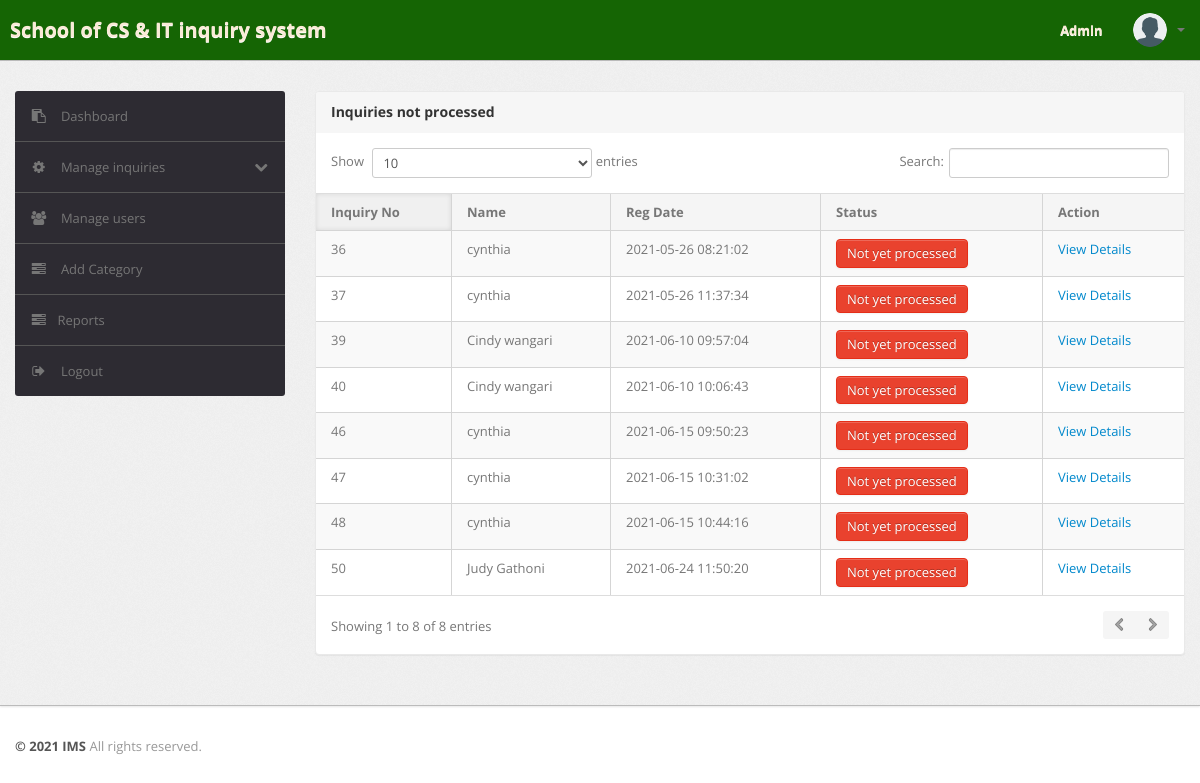
/Admin/notprocess-inquiry.php, run on the app's committed database.
### tables this page shows
CREATE TABLE `inquiries` (
  `inquirynumber` int(11) NOT NULL,
  `userid` int(11) NOT NULL,
  `email` varchar(50) NOT NULL,
  `category` varchar(50) NOT NULL,
  `categoryname` varchar(50) NOT NULL,
  `inquirydetails` varchar(255) NOT NULL,
  `inquiryfile` varchar(255) NOT NULL,
  `regDate` timestamp NOT NULL DEFAULT current_timestamp() ON UPDATE current_timestamp(),
  `status` varchar(50) DEFAULT NULL,
  `lastupdationdate` timestamp NOT NULL DEFAULT current_timestamp() ON UPDATE current_timestamp()
);

CREATE TABLE `register` (
  `id` int(50) NOT NULL,
  `fullname` varchar(50) NOT NULL,
  `email` varchar(100) NOT NULL,
  `regno` varchar(100) NOT NULL,
  `mobileno` int(50) NOT NULL,
  `password` varchar(50) NOT NULL,
  `regDate` timestamp NOT NULL DEFAULT current_timestamp(),
  `updationDate` timestamp NOT NULL DEFAULT current_timestamp() ON UPDATE current_timestamp(),
  `status` int(50) NOT NULL
);

### Admin/notprocess-inquiry.php (the view, shortened to what this page needs)
<!DOCTYPE html>
<html lang="en">
<head>
    <link type="text/css" href="bootstrap/css/bootstrap.min.css" rel="stylesheet">
    <link type="text/css" href="bootstrap/css/bootstrap-responsive.min.css" rel="stylesheet">
    <link type="text/css" href="css/theme.css" rel="stylesheet">
    <link type="text/css" href="images/icons/css/font-awesome.css" rel="stylesheet">
</head>
<body>
    <?php include('include/header.php'); ?>
    <div class="wrapper">
        <div class="container">
            <div class="row">
                <?php include('include/sidebar.php'); ?>
                <div class="span9">
                    <div class="content">
                        <div class="module">
                            <div class="module-head">
                                <h3>Inquiries not processed</h3>
                            </div>
                            <div class="module-body table">
                                <table cellpadding="0" cellspacing="0" border="0"
                                    class="datatable-1 table table-bordered table-striped	 display">
                                    <thead>
                                        <tr>
                                            <th>Inquiry No</th>
                                            <th> Name</th>
                                            <th>Reg Date</th>
                                            <th>Status</th>
                                            <th>Action</th>
                                        </tr>
                                    </thead>
                                    <tbody>
                                        <?php
											$query = mysqli_query($con, "select inquiries.*,register.fullname as name from inquiries join register on register.id=inquiries.userId where inquiries.status is null ");
											while ($row = mysqli_fetch_array($query)) {
											?>
                                        <tr>
                                            <td><?php echo htmlentities($row['inquirynumber']); ?></td>
                                            <td><?php echo htmlentities($row['name']); ?></td>
                                            <td><?php echo htmlentities($row['regDate']); ?></td>
                                            <td><button type="button" class="btn btn-danger">Not yet processed</button>
                                            </td>
                                            <td> <a
                                                    href="inquiry-details.php?cid=<?php echo htmlentities($row['inquirynumber']); ?>">
                                                    View Details</a>
                                            </td>
                                        </tr>
                                        <?php  } ?>
                                    </tbody>
                                </table>
                            </div>
                        </div>
                    </div>
                </div>
            </div>
        </div>
    </div>
    <?php include('include/footer.php'); ?>
</body>

### Admin/include/header.php (shortened to what this page needs)
<div class="navbar navbar-fixed-top">
		<div class="navbar-inner">
			<div class="container">
			  	<a class="brand" href="../index.html">
			  		School of CS & IT inquiry system
			  	</a>
				<div class="nav-collapse collapse navbar-inverse-collapse">
					<ul class="nav pull-right">
						<li><a href="#">
							Admin
						</a></li>
						<li class="nav-user dropdown">
							<a href="#" class="dropdown-toggle" data-toggle="dropdown">
								<img src="images/user.png" class="nav-avatar" />
								<b class="caret"></b>
							</a>
						</li>
					</ul>
				</div>
			</div>
		</div>
	</div>

### Admin/include/sidebar.php (shortened to what this page needs)
<div class="span3">
	<div class="sidebar">
		<ul class="widget widget-menu unstyled">
			<li><a href="dashboard.php"><i class="menu-icon icon-paste"></i> Dashboard</a></li>
			<li>
				<a class="collapsed" data-toggle="collapse" href="#togglePages">
					<i class="menu-icon icon-cog"></i>
					<i class="icon-chevron-down pull-right"></i><i class="icon-chevron-up pull-right"></i>
					Manage inquiries
				</a>
			</li>
			<li>
				<a href="manage-users.php">
					<i class="menu-icon icon-group"></i>
					Manage users
				</a>
			</li>
			<li><a href="category.php"><i class="menu-icon icon-tasks"></i> Add Category </a></li>
			<li><a href="report.php"><i class="menu-icon icon-tasks"></i>Reports </a></li>
			<li>
				<a href="logout.php">
					<i class="menu-icon icon-signout"></i>
					Logout
				</a>
			</li>
		</ul>
	</div>
</div>

### Admin/include/footer.php
<div class="footer">
	<div class="container">
		<b class="copyright">&copy; 2021 IMS </b> All rights reserved.
	</div>
</div>

### Admin/notprocess-inquiry.php (style rules this page uses)
.navbar { position: static !important; }
.navbar .container { width: auto; }
.navbar .navbar-inner { background: #156504; border-bottom: 1px solid #bbb; }
.navbar .brand { color: antiquewhite; font-weight: bold; font-size: 20px; margin-right: 20px; padding: 20px; padding-top: 20px; padding-right: 20px; padding-bottom: 20px; padding-left: 30px; }
.navbar .nav>li>a { padding: 20px 15px; font-weight: bold; color: antiquewhite; }

### data on the page
inquiries: inquirynumber "36", register.fullname "cynthia", regDate "2021-05-26 08:21:02"
inquiries: inquirynumber "37", register.fullname "cynthia", regDate "2021-05-26 11:37:34"
inquiries: inquirynumber "39", register.fullname "Cindy wangari", regDate "2021-06-10 09:57:04"
inquiries: inquirynumber "40", register.fullname "Cindy wangari", regDate "2021-06-10 10:06:43"
inquiries: inquirynumber "46", register.fullname "cynthia", regDate "2021-06-15 09:50:23"
inquiries: inquirynumber "47", register.fullname "cynthia", regDate "2021-06-15 10:31:02"
inquiries: inquirynumber "48", register.fullname "cynthia", regDate "2021-06-15 10:44:16"
inquiries: inquirynumber "50", register.fullname "Judy Gathoni", regDate "2021-06-24 11:50:20"
